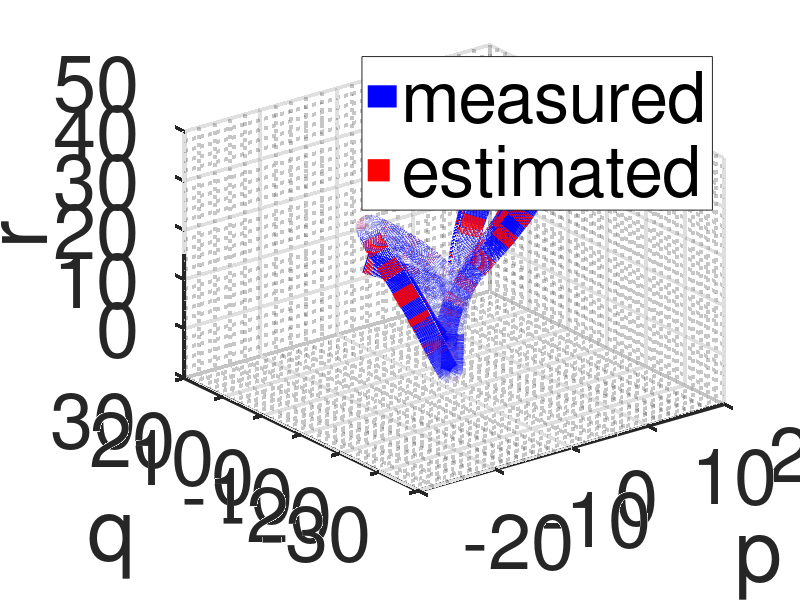
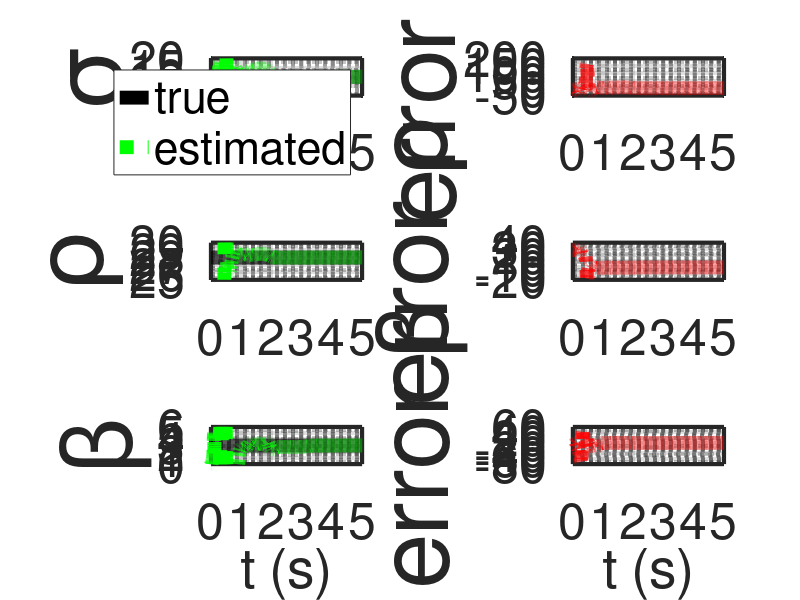

These figures' MATLAB source, in order:
%% Research code by Agus Hasan
%% Paper: "WyNDA: A Method to Discover Mathematical Models of Dynamical Systems from Data" submitted for MethodsX.

clear;
clc;

%% time horizon
tf  = 5;            % time horizon
dt  = 0.001;        % time step
t   = dt:dt:tf;     % time array

%% number of variables and coefficients
n = 3;              % number of measured state
r = 30;             % number of estimated parameters 

%% noise
R = 1;              % noise covariance

%% state initialization
x        = [-8;7;27];       % actual state initialization
xbar     = x;               % estimated state initialization
y        = x;               % measurement initialization
thetabar = zeros(r,1);      % estimated parameter initialization
 
%% true parameters
sigma   = 10;
rho     = 28;
beta    = 3;

%% for plotting
xArray          = [];
xbarArray       = [];
yArray          = [];
thetabarArray   = [];

%% Initialization for estimator

lambdav = 0.995;
lambdat = 0.999;
Rx      = 1*eye(n);
Rt      = 1*eye(n);
Px      = 0.1*eye(n);
Pt      = 0.1*eye(r);
Gamma   = 1*zeros(n,r);

%% simulation
for i=1:(tf/dt)

    xArray         = [xArray x];
    xbarArray      = [xbarArray xbar];    
    yArray         = [yArray y];
    thetabarArray  = [thetabarArray thetabar]; 
    
    x = x+dt*[10*(x(2)-x(1));x(1)*(28-x(3))-x(2);x(1)*x(2)-3*x(3)];
    y = x+dt*R^2*randn(n,1);

    Phi = [1 y(1) y(2) y(3) y(1)^2 y(2)^2 y(3)^2 y(1)*y(2) y(1)*y(3) y(2)*y(3) zeros(20,1)';
           zeros(10,1)' 1 y(1) y(2) y(3) y(1)^2 y(2)^2 y(3)^2 y(1)*y(2) y(1)*y(3) y(2)*y(3) zeros(10,1)';
           zeros(20,1)' 1 y(1) y(2) y(3) y(1)^2 y(2)^2 y(3)^2 y(1)*y(2) y(1)*y(3) y(2)*y(3)];
    
    % Estimation using adaptive observer
    Kx = Px*inv(Px+Rx);
    Kt = Pt*Gamma'*inv(Gamma*Pt*Gamma'+Rt);
    Gamma = (eye(n)-Kx)*Gamma;

    xbar = xbar+(Kx+Gamma*Kt)*(y-xbar);
    thetabar = thetabar-Kt*(y-xbar);

    xbar = xbar+Phi*thetabar;

    thetabar = thetabar;
    Px = (1/lambdav)*eye(n)*(eye(n)-Kx)*Px*eye(n);
    Pt = (1/lambdat)*(eye(r)-Kt*Gamma)*Pt;
    Gamma = eye(n)*Gamma-Phi;

end

figure(1)
plot3(yArray(1,:),yArray(2,:),yArray(3,:),'-b','LineWidth',16);
hold on;
plot3(xbarArray(1,:),xbarArray(2,:),xbarArray(3,:),':r','LineWidth',16)
legend('measured','estimated')
set(gca,'color','white','LineWidth',3,'FontSize',56)
grid on;
grid minor;
xlabel('p')
ylabel('q')
zlabel('r')

figure(2)
subplot(3,2,1)
plot(t,sigma*ones(1,length(t)),'-k','LineWidth',10);
hold on;
plot(t,-thetabarArray(2,:)/dt,':g','LineWidth',10);
set(gca,'color','white','LineWidth',3,'FontSize',36)
legend('true','estimated')
grid on;
grid minor;
ylim([0 20])
ylabel('\sigma','FontSize',72)
subplot(3,2,2)
plot(t,-sigma*ones(1,length(t))-thetabarArray(2,:)/dt,':r','LineWidth',10);
set(gca,'color','white','LineWidth',3,'FontSize',36)
grid on;
grid minor;
ylabel('error \sigma','FontSize',72)
subplot(3,2,3)
plot(t,rho*ones(1,length(t)),'-k','LineWidth',10);
hold on;
plot(t,thetabarArray(12,:)/dt,':g','LineWidth',10);
set(gca,'color','white','LineWidth',3,'FontSize',36)
grid on;
grid minor;
ylim([25 30])
ylabel('\rho','FontSize',72)
subplot(3,2,4)
plot(t,rho*ones(1,length(t))-thetabarArray(12,:)/dt,':r','LineWidth',10);
set(gca,'color','white','LineWidth',3,'FontSize',36)
grid on;
grid minor;
ylabel('error \rho','FontSize',72)
subplot(3,2,5)
plot(t,beta*ones(1,length(t)),'-k','LineWidth',10);
hold on;
plot(t,-thetabarArray(24,:)/dt,':g','LineWidth',10);
set(gca,'color','white','LineWidth',3,'FontSize',36)
grid on;
grid minor;
ylim([0 6])
ylabel('\beta','FontSize',72)
xlabel('t (s)')
subplot(3,2,6)
plot(t,-beta*ones(1,length(t))-thetabarArray(24,:)/dt,':r','LineWidth',10);
set(gca,'color','white','LineWidth',3,'FontSize',36)
grid on;
grid minor;
ylabel('error \beta','FontSize',72)
xlabel('t (s)')
